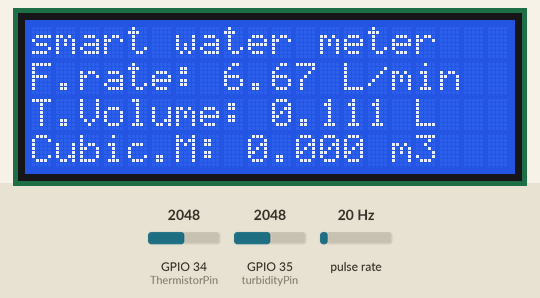
Recording of a sketch running on a simulated ESP32. Parts: 20×4 character LCD. Wiring (inferred from the names in the program): pulse sensor: data GPIO 2. The test bench sets the inputs (shaded band); at power-on: pulse rate 20 Hz, GPIO 34 (ThermistorPin) = 2048, GPIO 35 (turbidityPin) = 2048. WiFi joins after 1.5 s; servers stay silent unless stated; uploads are accepted with an empty reply; what the sketch prints to the serial monitor is not drawn.

Above: at 2.7 s.
2.8 s: pulse rate (sensor on GPIO 2) set to 4 Hz
At 13.0 s:
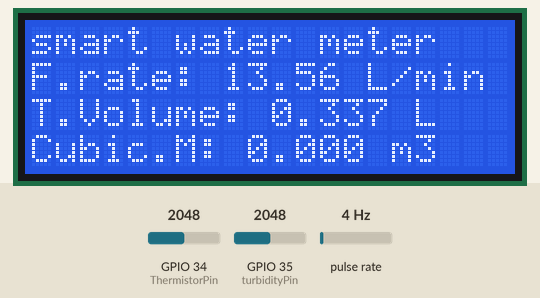
13.4 s: pulse rate (sensor on GPIO 2) set to 50 Hz
At 23.3 s:
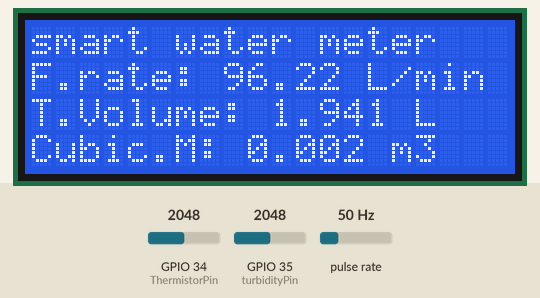
23.6 s: pulse rate (sensor on GPIO 2) set to 100 Hz
At 33.6 s:
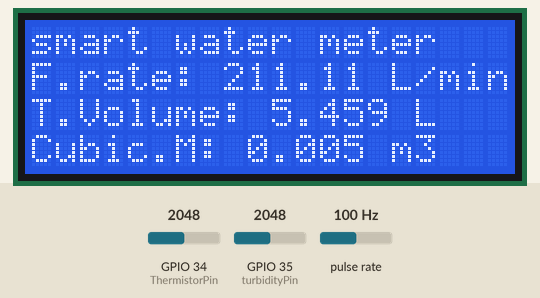
33.9 s: pulse rate (sensor on GPIO 2) set to 4 Hz
At 43.8 s:
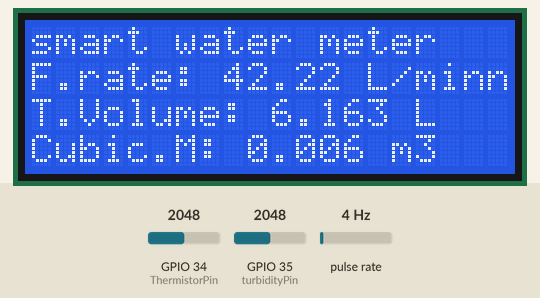
Timing chart, 0 to 45.3 s (numbered marks = the images above; inputs shaded):
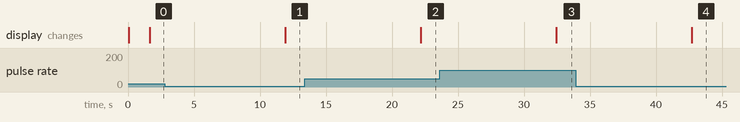

The sketch:

Send_data_to_local_server_with_Smart_water_meter.ino
```cpp
#include<WiFi.h>
#include<HTTPClient.h>
#include <LCD_I2C.h>
LCD_I2C lcd(0x27, 20, 4);

int tdspin=18;
int tdsdata=100;
int ThermistorPin = 34;
int Vo;
float R1 = 10000;
float logR2, R2, T;
float c1 = 1.009249522e-03, c2 = 2.378405444e-04, c3 = 2.019202697e-07;

const int sensorPin = 2;
int turbidityPin = 35;
volatile int pulseCount = 0;
float flowRate = 0.0;
unsigned long previousMillis = 0;
const unsigned long interval = 1000;
float totalLiters = 0.0;
float literm3=0.0;

void pulseCounter() {
  pulseCount++;
}

const char*ssid = "Manzi";
const char*password ="dillox12";

String serverName ="http://192.168.1.72/DashBoard_for_IOT/Backend.php";
void setup() {
  lcd.begin();
  lcd.backlight();

  pinMode(18, INPUT);
  pinMode(sensorPin, INPUT_PULLUP);
  attachInterrupt(digitalPinToInterrupt(sensorPin), pulseCounter, RISING);

  Serial.begin(115200);
  WiFi.begin(ssid,password);

  Serial.print("connecting to wifi...");
while(WiFi.status() != WL_CONNECTED)
{
  delay(500);
  Serial.print(".");
}
Serial.println("\n connected to wifi");
}
void loop() {
  unsigned long currentMillis = millis();

  if (currentMillis - previousMillis >= interval) {
    previousMillis = currentMillis;

    float calibrationFactor = 4.5;
    flowRate = (pulseCount / calibrationFactor) / (interval / 1000.0);
    float volumeAdded = flowRate / 60.0;
    totalLiters += volumeAdded;
    literm3= totalLiters / 1000;
    pulseCount = 0;

    Serial.print("Flow Rate: ");
    Serial.print(flowRate);
    Serial.println(" L/min");
    Serial.print("Total Volume: ");
    Serial.print(totalLiters, 3);
    Serial.println(" L");
    Serial.print("Volume: ");
    Serial.print(literm3, 3);
    Serial.println(" m3");

  lcd.setCursor(0, 0);
  lcd.print("smart water meter");
  lcd.setCursor(0, 1);
  lcd.print("F.rate: ");
  lcd.print(flowRate);
  lcd.print(" L/min");
  lcd.setCursor(0, 2);
  lcd.print("T.Volume: ");
  lcd.print(totalLiters, 3);
  lcd.print(" L");
  lcd.setCursor(0, 3);
  lcd.print("Cubic.M: ");
  lcd.print(literm3, 3);
  lcd.print(" m3");
  }

    Vo = analogRead(ThermistorPin);
  R2 = R1 * (4095.0 / (float)Vo - 1.0);
  logR2 = log(R2);
  T = (1.0 / (c1 + c2*logR2 + c3*logR2*logR2*logR2));
  T = T - 273.15;

  Serial.print("Temperature: ");
  Serial.print(T);
  Serial.println(" *c");

  int turbidityValue = analogRead(turbidityPin);
  int Turbidity=map(turbidityValue,0,4096,0,10);
    Serial.print("Turbidity: ");
    Serial.print(Turbidity);
    Serial.println(" NTU");

    Serial.print("TDS: ");
    Serial.println(tdsdata);

if(isnan(flowRate) || isnan(totalLiters) || isnan(Turbidity) || isnan(T) || isnan(tdsdata))
{
 Serial.println("Failed to read from sensor!");
}
else
{
  sendToServer(flowRate, totalLiters,Turbidity,T,tdsdata);
}
delay(10000);
}
void sendToServer(float flowRate,float totalLiters,float Turbidity,float T,float tdsdata)
{
  if(WiFi.status() == WL_CONNECTED)
  {
    HTTPClient http;
    http.begin(serverName);
    http.addHeader("content-Type","application/json");

   String jsonData = "{"
                  "\"flow_rate\": " + String(flowRate, 2) + "," +
                  "\"total_volume\": " + String(totalLiters, 2) + "," +
                  "\"turbidity_value\": " + String(Turbidity, 2) + "," +
                  "\"temperature\": " + String(T, 2) + "," +
                  "\"tds_value\": " + String(tdsdata, 2) +
                  "}";

    int httpResponseCode = http.POST(jsonData);

    if(httpResponseCode > 0)
    {
      String response = http.getString();
      Serial.print("server Response: ");
      Serial.println(httpResponseCode);
    }
    http.end();
   }
     else
    {
      Serial.println("Wifi Disconnected");
    }
}
```

Measured:
- after the input at 2.8 s, the display: changes after 9.1 s (image 1)
- after the input at 13.4 s, the display: changes after 8.8 s (image 2)
- after the input at 23.6 s, the display: changes after 8.8 s (image 3)
- after the input at 33.9 s, the display: changes after 8.8 s (image 4)
